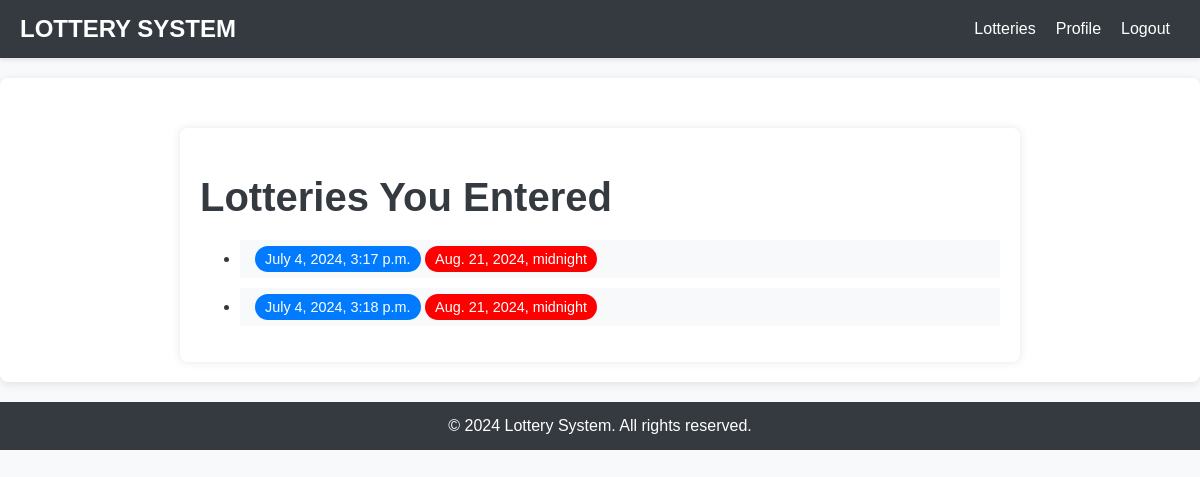
/my_lotteries/ (signed in), run on the app's committed database.
### lottery/models.py (models this page shows, shortened)
class LotteryEntry(models.Model):
    user = models.ForeignKey(User, on_delete=models.CASCADE, related_name='lottery_entries')
    lottery = models.ForeignKey(Lottery, on_delete=models.CASCADE, related_name='entries')
    entered_at = models.DateTimeField(auto_now_add=True)
    class Meta:
        verbose_name_plural = 'Lottery Entries'

class Lottery(TitleDescriptionModel):
    image = models.ImageField(upload_to='')
    creator = models.ForeignKey(User, on_delete=models.CASCADE, related_name='created_by')
    expiry_date = models.DateTimeField()
    amount_to_enter = models.DecimalField(max_digits=10, decimal_places=2)
    winning_amount = models.DecimalField(max_digits=10, decimal_places=2)
    class Meta:
        verbose_name_plural = 'Lotteries'

### lottery/views.py (the view)
# urls.py: path('my_lotteries/', my_lotteries, name='users_lotteries'),
@login_required()
def my_lotteries(request):
    lottery_entries = LotteryEntry.objects.filter(user=request.user)
    return render(request, 'lottery/my_lotteries.html', {'lottery_entries': lottery_entries})

### lottery/templates/lottery/my_lotteries.html (shortened to what this page needs)
{% extends 'users/base.html' %}
{% block content %}
    <div class="container">
        <h1 class="mt-5 mb-4">Lotteries You Entered</h1>
        <ul class="list-group">
            {% for entry in lottery_entries %}
                <li class="list-group-item">
                    <div class="d-flex justify-content-between align-items-center">
                        <span class="date">{{ entry.entered_at }}</span>
                        <span class="expiry-date">{{ entry.lottery.expiry_date }}</span>
                    </div>
                </li>
            {% empty %}
                <li class="list-group-item">No lotteries entered yet.</li>
            {% endfor %}
        </ul>
    </div>
{% endblock %}

### users/templates/users/base.html (style rules this page uses)
body { font-family: 'Raleway', sans-serif; margin: 0; padding: 0; background-color: #f8f9fa; color: #333; }

### lottery/templates/lottery/my_lotteries.html (style rules this page uses)
body { font-family: Arial, sans-serif; background-color: #f8f9fa; color: #343a40; }
.container { max-width: 800px; margin: 0 auto; padding: 20px; background-color: #fff; box-shadow: 0 0 10px rgba(0, 0, 0, 0.1); border-radius: 8px; margin-top: 30px; }
.list-group-item { border: none; padding: 10px 15px; margin-bottom: 10px; background-color: #f8f9fa; }
.date { background-color: #007bff; color: #fff; font-size: 0.9rem; padding: 5px 10px; border-radius: 15px; }
.expiry-date { background-color: red; color: #fff; font-size: 0.9rem; padding: 5px 10px; border-radius: 15px; }
h1 { font-size: 2.5rem; margin-bottom: 20px; }

### data on the page
LotteryEntry: entered_at "July 4, 2024, 3:17 p.m.", lottery.expiry_date "Aug. 21, 2024, midnight"
LotteryEntry: entered_at "July 4, 2024, 3:18 p.m.", lottery.expiry_date "Aug. 21, 2024, midnight"
